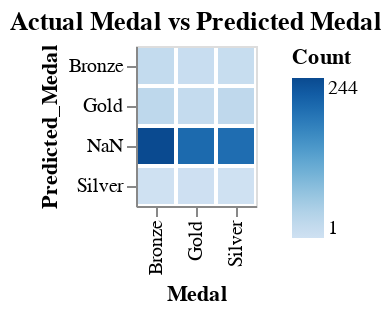

The notebook cell saved with this chart:
### Code cell
import altair as alt

# Create a count of actual medal vs predicted medal
medal_counts = backup2.groupby(['Medal', 'Predicted_Medal']).size().reset_index(name='Count')

# Create the Altair chart
chart = alt.Chart(medal_counts).mark_bar().encode(
    x='Medal',
    y='Predicted_Medal',
    color='Count'
).properties(
    title='Actual Medal vs Predicted Medal'
)

chart

### Figure 1 — Vega-Lite specification as saved in the notebook (floating-point values rounded to 4 significant figures)
{"config": {"view": {"continuousWidth": 400, "continuousHeight": 300}}, "data": {"name": "data-1d94d74774620c69a7a57a2c9a4cb165"}, "mark": "bar", "encoding": {"color": {"field": "Count", "type": "quantitative"}, "x": {"field": "Medal", "type": "nominal"}, "y": {"field": "Predicted_Medal", "type": "nominal"}}, "title": "Actual Medal vs Predicted Medal", "$schema": "https://vega.github.io/schema/vega-lite/v4.17.0.json", "datasets": {"data-1d94d74774620c69a7a57a2c9a4cb165": [{"Medal": "Bronze", "Predicted_Medal": "Bronze", "Count": 18}, {"Medal": "Bronze", "Predicted_Medal": "Gold", "Count": 25}, {"Medal": "Bronze", "Predicted_Medal": "NaN", "Count": 244}, {"Medal": "Bronze", "Predicted_Medal": "Silver", "Count": 1}, {"Medal": "Gold", "Predicted_Medal": "Bronze", "Count": 11}, {"Medal": "Gold", "Predicted_Medal": "Gold", "Count": 17}, {"Medal": "Gold", "Predicted_Medal": "NaN", "Count": 202}, {"Medal": "Gold", "Predicted_Medal": "Silver", "Count": 3}, {"Medal": "Silver", "Predicted_Medal": "Bronze", "Count": 13}, {"Medal": "Silver", "Predicted_Medal": "Gold", "Count": 24}, {"Medal": "Silver", "Predicted_Medal": "NaN", "Count": 198}, {"Medal": "Silver", "Predicted_Medal": "Silver", "Count": 1}]}}
